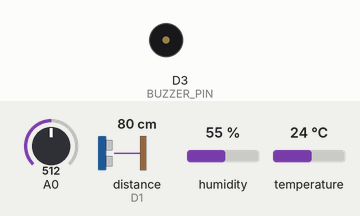
This sketch was run on a simulated ESP8266 (NodeMCU). On the bench: buzzer (waves = sounding, pin HIGH). Wiring (inferred from the names in the program): ultrasonic range finder: trigger D2; echo D1. The test bench sets the inputs (shaded band); at power-on: distance to the obstacle (sensor on D1) 80 cm, A0 = 512, humidity 55 %, temperature 24 °C. The echo pulse lasts 58.3 µs per cm; WiFi joins after 1.5 s; servers stay silent unless stated; uploads are accepted with an empty reply; pins used as bus, display or sensor lines are not drawn; what the sketch prints to the serial monitor is not drawn.

Above: at 3.7 s.
3.8 s: distance to the obstacle (sensor on D1) set to 37 cm
6.5 s: distance to the obstacle (sensor on D1) set to 32 cm
At 7.2 s:
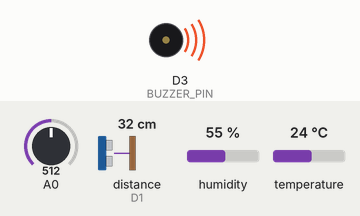
8.0 s: distance to the obstacle (sensor on D1) set to 60 cm
At 8.5 s:
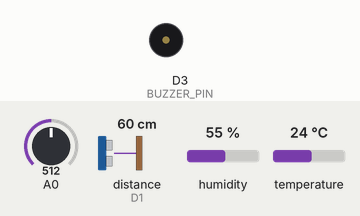
9.5 s: distance to the obstacle (sensor on D1) set to 9 cm
At 10.7 s:
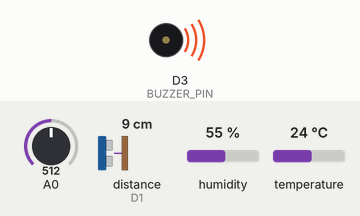
Timing chart, 0 to 12.0 s (numbered marks = the images above; inputs shaded):
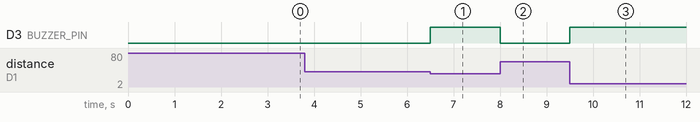

Measured:
- the behaviour switches between 35 and 34 cm on distance to the obstacle (sensor on D1) (found by bisection; images 0 and 1)
- after the input at 6.5 s, D3 (BUZZER_PIN): LOW → HIGH at once
- after the input at 8.0 s, D3 (BUZZER_PIN): HIGH → LOW at once
- after the input at 9.5 s, D3 (BUZZER_PIN): LOW → HIGH at once

The sketch:

4_sensor_config.ino
```cpp
#include <ESP8266WiFi.h>
#include <WiFiClientSecure.h>
#include "DHT.h"

#define DHTTYPE DHT11
#define DHTPin D4   // Changed to D4
#define ON_Board_LED 2

#define TRIG_PIN D2  // Trigger pin for Ultrasonic Sensor
#define ECHO_PIN D1  // Echo pin for Ultrasonic Sensor
#define BUZZER_PIN D3 // Buzzer pin
#define THRESHOLD 35   // Distance threshold in cm

const char* ssid = "Shetty's";
const char* password = "samshetty";

const char* host = "script.google.com";
const int httpsPort = 443;

WiFiClientSecure client;
DHT dht(DHTPin, DHTTYPE);

String GAS_ID = "AKfycbxNhoKwhgf9gc2t2T7Zt6Q09XoQDBAcTP46KoRe4hO2lqpXIleL6XoPU4bA84vzslZf";

unsigned long lastDataSendTime = 0;
const unsigned long dataSendInterval = 5000; // 5 seconds

void setup() {
    Serial.begin(115200);
    delay(500);
    dht.begin();
    delay(500);

    WiFi.begin(ssid, password);
    Serial.println("Connecting to WiFi");

    pinMode(ON_Board_LED, OUTPUT);
    digitalWrite(ON_Board_LED, HIGH);

    pinMode(TRIG_PIN, OUTPUT);
    pinMode(ECHO_PIN, INPUT);
    pinMode(BUZZER_PIN, OUTPUT);
    digitalWrite(BUZZER_PIN, LOW);

    while (WiFi.status() != WL_CONNECTED) {
        Serial.print(".");
        digitalWrite(ON_Board_LED, LOW);
        delay(250);
        digitalWrite(ON_Board_LED, HIGH);
        delay(250);
    }

    digitalWrite(ON_Board_LED, HIGH);
    Serial.println("\nSuccessfully connected to WiFi");
    Serial.print("IP address: ");
    Serial.println(WiFi.localIP());

    client.setInsecure();
}

void loop() {
    checkDistance(); // Runs Ultrasonic Sensor Continuously

    if (millis() - lastDataSendTime >= dataSendInterval) {
        sendSensorData();
        lastDataSendTime = millis();
    }
}

void checkDistance() {
    digitalWrite(TRIG_PIN, LOW);
    delayMicroseconds(2);
    digitalWrite(TRIG_PIN, HIGH);
    delayMicroseconds(10);
    digitalWrite(TRIG_PIN, LOW);

    long duration = pulseIn(ECHO_PIN, HIGH);
    float distance = (duration * 0.0343) / 2;

    Serial.print("Distance: ");
    Serial.print(distance);
    Serial.println(" cm");

    if (distance > 0 && distance <= THRESHOLD) {
        digitalWrite(BUZZER_PIN, HIGH);
    } else {
        digitalWrite(BUZZER_PIN, LOW);
    }
}

void sendSensorData() {
    int ground = analogRead(A0);
    int h = dht.readHumidity();
    float t = dht.readTemperature();

    if (isnan(h) || isnan(t)) {
        Serial.println("Failed to read from DHT sensor!");
        return;
    }

    Serial.print("Temperature: "); Serial.println(t);
    Serial.print("Humidity: "); Serial.println(h);
    Serial.print("Ground Sensor: "); Serial.println(ground);

    Serial.println("==========");
    Serial.print("Connecting to: ");
    Serial.println(host);

    if (!client.connect(host, httpsPort)) {
        Serial.println("Connection failed");
        return;
    }

    String url = "/macros/s/" + GAS_ID + "/exec?temperature=" + String(t) + "&humidity=" + String(h) + "&Ground=" + String(ground);
    Serial.print("Requesting URL: ");
    Serial.println(url);

    client.print(String("GET ") + url + " HTTP/1.1\r\n" +
                 "Host: " + host + "\r\n" +
                 "User-Agent: ESP8266Client\r\n" +
                 "Connection: close\r\n\r\n");

    Serial.println("Request sent");

    while (client.connected()) {
        String line = client.readStringUntil('\n');
        if (line == "\r") {
            Serial.println("Headers received");
            break;
        }
    }

    String line = client.readStringUntil('\n');
    if (line.startsWith("{\"state\":\"success\"")) {
        Serial.println("ESP8266/Arduino CI successful!");
    } else {
        Serial.println("ESP8266/Arduino CI failed");
    }

    Serial.print("Reply: ");
    Serial.println(line);
    Serial.println("Closing connection");
    Serial.println("==========");
}
```
